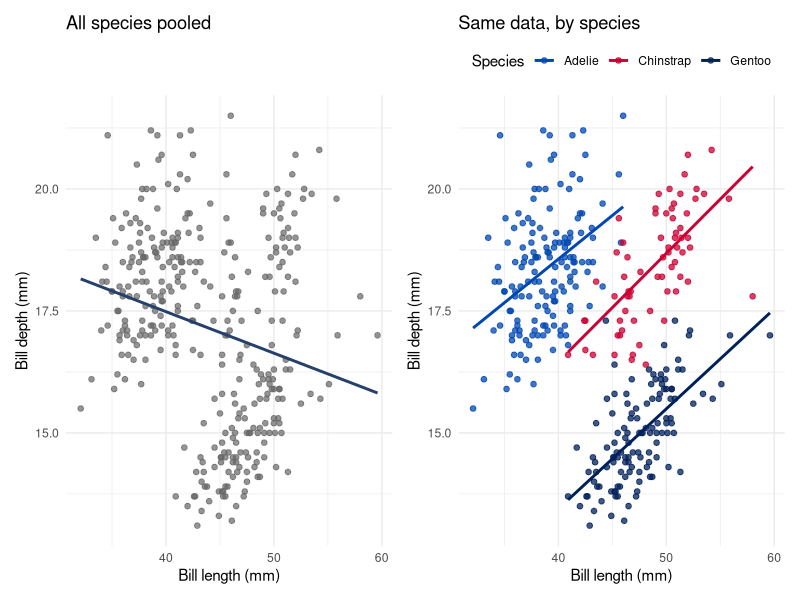

The R source for this figure:
## ---- chunk 1
#| label: setup
#| include: false
library(tidyverse)
library(palmerpenguins)
library(patchwork)

penguins2 <- penguins |>
  select(species, bill_length_mm, bill_depth_mm) |>
  drop_na()

overall_mod <- lm(bill_depth_mm ~ bill_length_mm, data = penguins2)
species_mod <- lm(bill_depth_mm ~ bill_length_mm + species, data = penguins2)
overall_r <- cor(penguins2$bill_length_mm, penguins2$bill_depth_mm)
overall_slope <- round(coef(overall_mod)[["bill_length_mm"]], 2)
species_slope <- round(coef(species_mod)[["bill_length_mm"]], 2)
by_species_r <- penguins2 |>
  group_by(species) |>
  summarise(r = cor(bill_length_mm, bill_depth_mm), n = n())
## ---- chunk 2
#| label: fig-simpson-before-after
#| fig-cap: "Pooling across species (left) suggests bill depth decreases with bill length. Looking within each species (right) shows the opposite: bill depth increases with bill length in every species."
#| echo: false
#| out-width: "100%"
#| fig-width: 10
#| fig-height: 4.5
p_pooled <- ggplot(penguins2, aes(bill_length_mm, bill_depth_mm)) +
  geom_point(size = 1.6, color = "#666666", alpha = 0.7) +
  geom_smooth(method = "lm", formula = y ~ x, se = FALSE,
              color = "#25406A", linewidth = 1) +
  labs(x = "Bill length (mm)", y = "Bill depth (mm)",
       title = "All species pooled") +
  theme_minimal(base_size = 11)

p_species <- ggplot(penguins2, aes(bill_length_mm, bill_depth_mm, color = species)) +
  geom_point(size = 1.6, alpha = 0.75) +
  geom_smooth(method = "lm", formula = y ~ x, se = FALSE, linewidth = 1) +
  scale_color_manual(values = c("#0047B3", "#CC0033", "#00205B")) +
  labs(x = "Bill length (mm)", y = "Bill depth (mm)",
       title = "Same data, by species", color = "Species") +
  theme_minimal(base_size = 11) +
  theme(legend.position = "top")

p_pooled | p_species
## ---- chunk 3
#| label: tbl-by-species-story
#| tbl-cap: "Within-species correlation between bill length and bill depth is positive for all three species."
#| echo: false
by_species_r |>
  mutate(r = round(r, 2)) |>
  knitr::kable(col.names = c("Species", "Correlation (r)", "n"))
